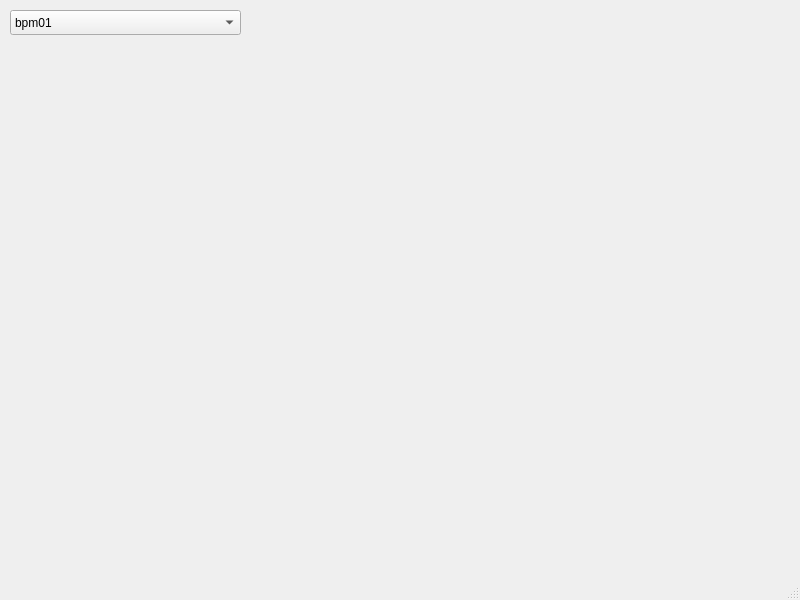
<?xml version="1.0" encoding="UTF-8"?>
<ui version="4.0">
 <class>MainWindow</class>
 <widget class="QMainWindow" name="MainWindow">
  <property name="geometry">
   <rect>
    <x>0</x>
    <y>0</y>
    <width>800</width>
    <height>600</height>
   </rect>
  </property>
  <property name="windowTitle">
   <string>MainWindow</string>
  </property>
  <widget class="QWidget" name="centralwidget">
   <widget class="QWidget" name="widget" native="true">
    <property name="geometry">
     <rect>
      <x>9</x>
      <y>39</y>
      <width>781</width>
      <height>511</height>
     </rect>
    </property>
   </widget>
   <widget class="QComboBox" name="comboBox">
    <property name="geometry">
     <rect>
      <x>10</x>
      <y>10</y>
      <width>231</width>
      <height>25</height>
     </rect>
    </property>
    <item>
     <property name="text">
      <string>bpm01</string>
     </property>
    </item>
    <item>
     <property name="text">
      <string>bpm02</string>
     </property>
    </item>
    <item>
     <property name="text">
      <string>bpm03</string>
     </property>
    </item>
    <item>
     <property name="text">
      <string>bpm04</string>
     </property>
    </item>
    <item>
     <property name="text">
      <string>bpm05</string>
     </property>
    </item>
    <item>
     <property name="text">
      <string>bpm07</string>
     </property>
    </item>
    <item>
     <property name="text">
      <string>bpm08</string>
     </property>
    </item>
    <item>
     <property name="text">
      <string>bpm09</string>
     </property>
    </item>
    <item>
     <property name="text">
      <string>bpm10</string>
     </property>
    </item>
    <item>
     <property name="text">
      <string>bpm11</string>
     </property>
    </item>
    <item>
     <property name="text">
      <string>bpm12</string>
     </property>
    </item>
    <item>
     <property name="text">
      <string>bpm13</string>
     </property>
    </item>
    <item>
     <property name="text">
      <string>bpm14</string>
     </property>
    </item>
    <item>
     <property name="text">
      <string>bpm15</string>
     </property>
    </item>
    <item>
     <property name="text">
      <string>bpm16</string>
     </property>
    </item>
    <item>
     <property name="text">
      <string>bpm17</string>
     </property>
    </item>
   </widget>
  </widget>
  <widget class="QMenuBar" name="menubar">
   <property name="geometry">
    <rect>
     <x>0</x>
     <y>0</y>
     <width>800</width>
     <height>22</height>
    </rect>
   </property>
  </widget>
  <widget class="QStatusBar" name="statusbar"/>
 </widget>
 <resources/>
 <connections/>
</ui>
